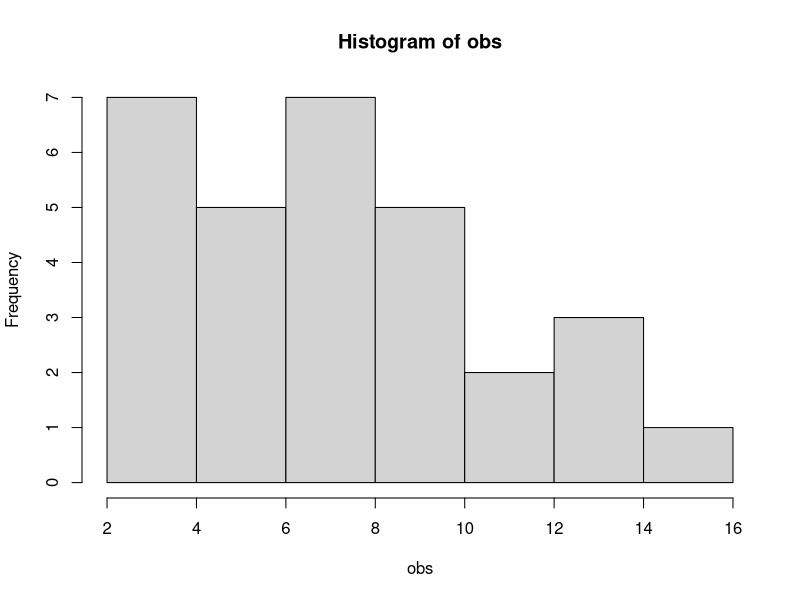
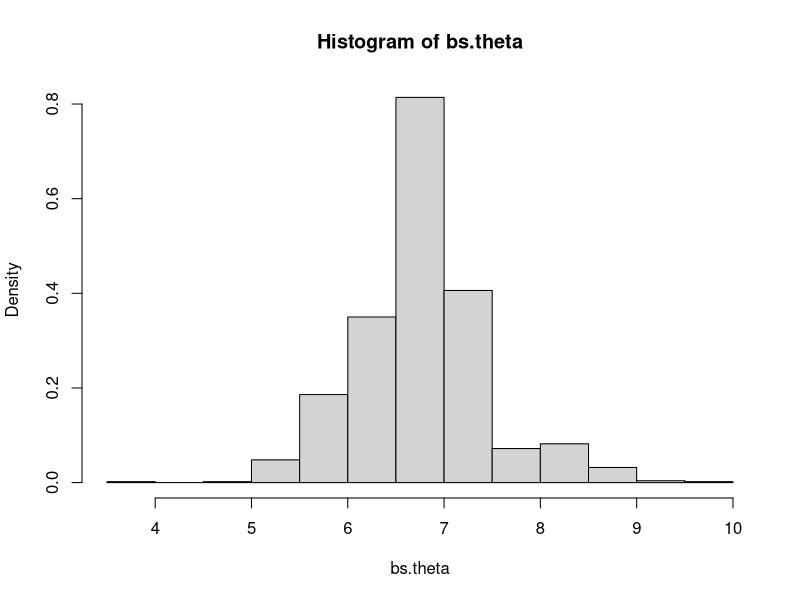

The R script that drew these images, in order:
# Some parameters
n <- 30 # sample size
df <- 8 # df of Chisq. distrib
B <- 1000 # no. of BS samples

# Generate one sample
set.seed(123)
obs <- rchisq (n, df = df)
hist(obs)
mean(obs)
median(obs)

# result vectors
bs.theta <- c()
# loop over B BS samples
for (i in 1 : B) {
  bs.obs <- sample(obs, n, replace = TRUE)
  bs.theta[i] <- median(bs.obs)
  
}

# resulting bs distribution
hist(bs.theta, prob = TRUE)

# bs standard error
sd.theta <- sd(bs.theta)
sd.theta

# bias
median(obs) - mean(bs.theta)

# derive 5% CIs
## This part is AI generated by Bing AI
ci.lower <- quantile(bs.theta, probs = 0.025)
ci.upper <- quantile(bs.theta, probs = 0.975)

cat("The bootstrap 5% confidence interval for the median is [", ci.lower,", ", ci.upper,"]\n")